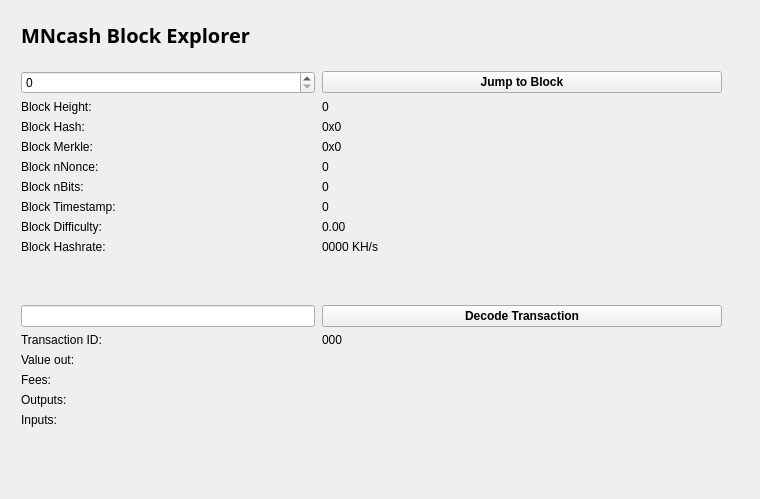
<?xml version="1.0" encoding="UTF-8"?>
<ui version="4.0">
 <class>BlockBrowser</class>
 <widget class="QWidget" name="BlockBrowser">
  <property name="windowModality">
   <enum>Qt::NonModal</enum>
  </property>
  <property name="enabled">
   <bool>true</bool>
  </property>
  <property name="geometry">
   <rect>
    <x>0</x>
    <y>0</y>
    <width>760</width>
    <height>499</height>
   </rect>
  </property>
  <property name="sizePolicy">
   <sizepolicy hsizetype="Preferred" vsizetype="Preferred">
    <horstretch>0</horstretch>
    <verstretch>0</verstretch>
   </sizepolicy>
  </property>
  <property name="minimumSize">
   <size>
    <width>0</width>
    <height>0</height>
   </size>
  </property>
  <property name="acceptDrops">
   <bool>false</bool>
  </property>
  <property name="windowTitle">
   <string>Form</string>
  </property>
  <layout class="QGridLayout">
   <property name="sizeConstraint">
    <enum>QLayout::SetMaximumSize</enum>
   </property>
   <property name="leftMargin">
    <number>21</number>
   </property>
   <property name="topMargin">
    <number>21</number>
   </property>
   <property name="rightMargin">
    <number>10</number>
   </property>
   <item row="1" column="0">
    <widget class="QWidget" name="widget" native="true">
     <widget class="QWidget" name="layoutWidget">
      <property name="geometry">
       <rect>
        <x>0</x>
        <y>0</y>
        <width>699</width>
        <height>27</height>
       </rect>
      </property>
      <layout class="QHBoxLayout" name="horizontalLayout_4">
       <property name="spacing">
        <number>7</number>
       </property>
       <item>
        <widget class="QLabel" name="label_5">
         <property name="font">
          <font>
           <family>Open Sans,sans-serif</family>
          </font>
         </property>
         <property name="text">
          <string>&lt;html&gt;&lt;head/&gt;&lt;body&gt;&lt;p&gt;&lt;span style=&quot; font-size:20px; font-weight:600; color:#000000;&quot;&gt;MNcash Block Explorer &lt;/span&gt;&lt;/p&gt;&lt;/body&gt;&lt;/html&gt;</string>
         </property>
        </widget>
       </item>
       <item>
        <spacer name="horizontalSpacer_2">
         <property name="orientation">
          <enum>Qt::Horizontal</enum>
         </property>
         <property name="sizeHint" stdset="0">
          <size>
           <width>40</width>
           <height>20</height>
          </size>
         </property>
        </spacer>
       </item>
      </layout>
     </widget>
     <widget class="QWidget" name="layoutWidget_2">
      <property name="geometry">
       <rect>
        <x>0</x>
        <y>50</y>
        <width>701</width>
        <height>400</height>
       </rect>
      </property>
      <layout class="QGridLayout" name="gridLayout_3" rowstretch="0,0,0,0,0,0,0,0,0,0,0,0,0,0,0,0,0,0,0" columnstretch="0,0">
       <property name="sizeConstraint">
        <enum>QLayout::SetDefaultConstraint</enum>
       </property>
       <property name="horizontalSpacing">
        <number>7</number>
       </property>
       <item row="17" column="1">
        <widget class="QLabel" name="inputBox">
         <property name="text">
          <string/>
         </property>
         <property name="alignment">
          <set>Qt::AlignLeading|Qt::AlignLeft|Qt::AlignTop</set>
         </property>
        </widget>
       </item>
       <item row="12" column="1">
        <widget class="QPushButton" name="txButton">
         <property name="font">
          <font>
           <weight>75</weight>
           <bold>true</bold>
          </font>
         </property>
         <property name="text">
          <string>Decode Transaction</string>
         </property>
         <property name="autoDefault">
          <bool>true</bool>
         </property>
        </widget>
       </item>
       <item row="18" column="0">
        <spacer name="verticalSpacer">
         <property name="orientation">
          <enum>Qt::Vertical</enum>
         </property>
         <property name="sizeHint" stdset="0">
          <size>
           <width>20</width>
           <height>40</height>
          </size>
         </property>
        </spacer>
       </item>
       <item row="17" column="0">
        <widget class="QLabel" name="inputLabel">
         <property name="text">
          <string>Inputs:</string>
         </property>
         <property name="alignment">
          <set>Qt::AlignLeading|Qt::AlignLeft|Qt::AlignTop</set>
         </property>
        </widget>
       </item>
       <item row="10" column="1">
        <widget class="QLabel" name="pawBox">
         <property name="text">
          <string>0000 KH/s</string>
         </property>
        </widget>
       </item>
       <item row="14" column="0">
        <widget class="QLabel" name="valueLabel">
         <property name="text">
          <string>Value out:</string>
         </property>
        </widget>
       </item>
       <item row="13" column="0">
        <widget class="QLabel" name="txLabel">
         <property name="text">
          <string>Transaction ID:</string>
         </property>
        </widget>
       </item>
       <item row="9" column="1">
        <widget class="QLabel" name="hardBox">
         <property name="text">
          <string>0.00</string>
         </property>
        </widget>
       </item>
       <item row="13" column="1">
        <widget class="QLabel" name="txID">
         <property name="text">
          <string>000</string>
         </property>
        </widget>
       </item>
       <item row="14" column="1">
        <widget class="QLabel" name="valueBox">
         <property name="text">
          <string/>
         </property>
        </widget>
       </item>
       <item row="9" column="0">
        <widget class="QLabel" name="hardLabel">
         <property name="text">
          <string>Block Difficulty:</string>
         </property>
        </widget>
       </item>
       <item row="1" column="0">
        <widget class="QSpinBox" name="heightBox">
         <property name="sizePolicy">
          <sizepolicy hsizetype="Preferred" vsizetype="Fixed">
           <horstretch>0</horstretch>
           <verstretch>0</verstretch>
          </sizepolicy>
         </property>
         <property name="maximum">
          <number>99999999</number>
         </property>
        </widget>
       </item>
       <item row="3" column="0">
        <widget class="QLabel" name="heightLabel_2">
         <property name="text">
          <string>Block Height:</string>
         </property>
        </widget>
       </item>
       <item row="8" column="1">
        <widget class="QLabel" name="timeBox">
         <property name="text">
          <string>0</string>
         </property>
        </widget>
       </item>
       <item row="5" column="0">
        <widget class="QLabel" name="merkleLabel">
         <property name="text">
          <string>Block Merkle:</string>
         </property>
        </widget>
       </item>
       <item row="4" column="0">
        <widget class="QLabel" name="hashLabel">
         <property name="text">
          <string>Block Hash:</string>
         </property>
        </widget>
       </item>
       <item row="15" column="1">
        <widget class="QLabel" name="feesBox">
         <property name="text">
          <string/>
         </property>
        </widget>
       </item>
       <item row="10" column="0">
        <widget class="QLabel" name="pawLabel">
         <property name="text">
          <string>Block Hashrate:</string>
         </property>
        </widget>
       </item>
       <item row="3" column="1">
        <widget class="QLabel" name="heightLabel">
         <property name="cursor">
          <cursorShape>IBeamCursor</cursorShape>
         </property>
         <property name="mouseTracking">
          <bool>false</bool>
         </property>
         <property name="acceptDrops">
          <bool>true</bool>
         </property>
         <property name="frameShape">
          <enum>QFrame::NoFrame</enum>
         </property>
         <property name="text">
          <string>0</string>
         </property>
        </widget>
       </item>
       <item row="15" column="0">
        <widget class="QLabel" name="feesLabel">
         <property name="text">
          <string>Fees:</string>
         </property>
        </widget>
       </item>
       <item row="7" column="0">
        <widget class="QLabel" name="bitsLabel">
         <property name="text">
          <string>Block nBits:</string>
         </property>
        </widget>
       </item>
       <item row="7" column="1">
        <widget class="QLabel" name="bitsBox">
         <property name="text">
          <string>0</string>
         </property>
        </widget>
       </item>
       <item row="5" column="1">
        <widget class="QLabel" name="merkleBox">
         <property name="minimumSize">
          <size>
           <width>187</width>
           <height>0</height>
          </size>
         </property>
         <property name="text">
          <string>0x0</string>
         </property>
        </widget>
       </item>
       <item row="16" column="0">
        <widget class="QLabel" name="outputLabel">
         <property name="text">
          <string>Outputs:</string>
         </property>
         <property name="alignment">
          <set>Qt::AlignLeading|Qt::AlignLeft|Qt::AlignTop</set>
         </property>
        </widget>
       </item>
       <item row="16" column="1">
        <widget class="QLabel" name="outputBox">
         <property name="text">
          <string/>
         </property>
         <property name="alignment">
          <set>Qt::AlignLeading|Qt::AlignLeft|Qt::AlignTop</set>
         </property>
        </widget>
       </item>
       <item row="6" column="0">
        <widget class="QLabel" name="nonceLabel">
         <property name="text">
          <string>Block nNonce:</string>
         </property>
        </widget>
       </item>
       <item row="6" column="1">
        <widget class="QLabel" name="nonceBox">
         <property name="text">
          <string>0</string>
         </property>
        </widget>
       </item>
       <item row="8" column="0">
        <widget class="QLabel" name="timeLabel">
         <property name="text">
          <string>Block Timestamp:</string>
         </property>
        </widget>
       </item>
       <item row="4" column="1">
        <widget class="QLabel" name="hashBox">
         <property name="enabled">
          <bool>true</bool>
         </property>
         <property name="sizePolicy">
          <sizepolicy hsizetype="Preferred" vsizetype="Preferred">
           <horstretch>0</horstretch>
           <verstretch>0</verstretch>
          </sizepolicy>
         </property>
         <property name="minimumSize">
          <size>
           <width>0</width>
           <height>0</height>
          </size>
         </property>
         <property name="text">
          <string>0x0</string>
         </property>
        </widget>
       </item>
       <item row="12" column="0">
        <widget class="QLineEdit" name="txBox">
         <property name="sizePolicy">
          <sizepolicy hsizetype="Preferred" vsizetype="Fixed">
           <horstretch>0</horstretch>
           <verstretch>0</verstretch>
          </sizepolicy>
         </property>
         <property name="inputMask">
          <string comment="Transaction id" extracomment="Transaction id"/>
         </property>
         <property name="placeholderText">
          <string comment="Transaction ID" extracomment="Transaction ID"/>
         </property>
        </widget>
       </item>
       <item row="11" column="0">
        <spacer name="verticalSpacer_2">
         <property name="orientation">
          <enum>Qt::Vertical</enum>
         </property>
         <property name="sizeHint" stdset="0">
          <size>
           <width>20</width>
           <height>40</height>
          </size>
         </property>
        </spacer>
       </item>
       <item row="1" column="1">
        <widget class="QPushButton" name="blockButton">
         <property name="minimumSize">
          <size>
           <width>400</width>
           <height>0</height>
          </size>
         </property>
         <property name="maximumSize">
          <size>
           <width>16777215</width>
           <height>16777215</height>
          </size>
         </property>
         <property name="font">
          <font>
           <weight>75</weight>
           <bold>true</bold>
          </font>
         </property>
         <property name="text">
          <string>Jump to Block</string>
         </property>
         <property name="autoDefault">
          <bool>true</bool>
         </property>
         <property name="flat">
          <bool>false</bool>
         </property>
        </widget>
       </item>
      </layout>
     </widget>
    </widget>
   </item>
  </layout>
 </widget>
 <resources/>
 <connections/>
</ui>
